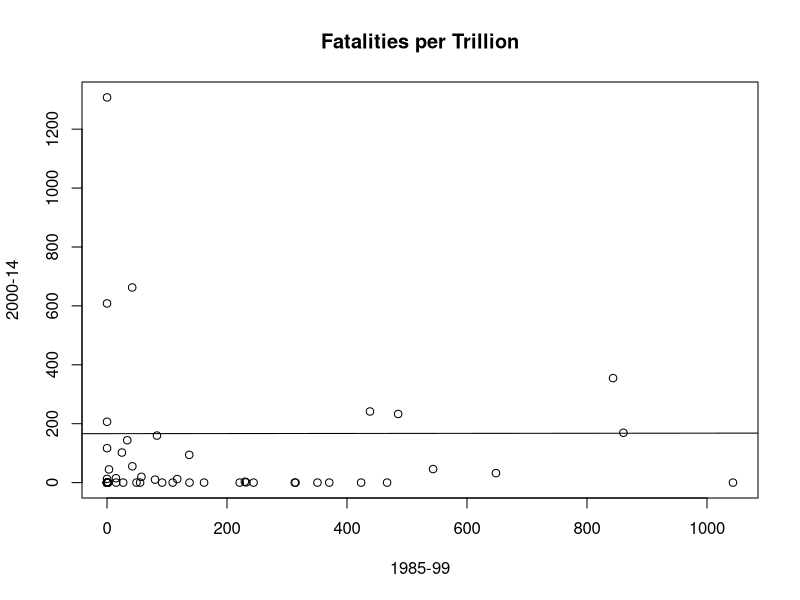
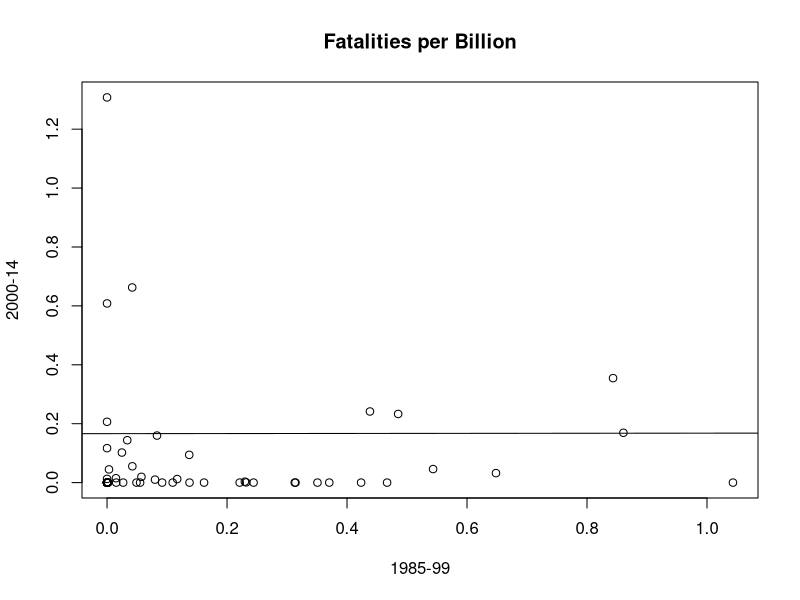

The R script that drew these images, in order:
# Load in the dataset from csv file
# NOTE: Make sure to replace the path variable with your own path to the file
library(readr)
airline_safety <- read_csv("airline-safety.csv")
View(airline_safety)

# Get number of ASK based on trillions like in study - "supposedly"
airline_safety$ASKperTrillion = airline_safety[, "avail_seat_km_per_week"]*52*15/1000000000000
View(airline_safety)

#Get number of ASK based on billions to compare charts
airline_safety$ASKperBillion = airline_safety[, "avail_seat_km_per_week"]*52*15/1000000000
View(airline_safety)

# add columns to dataset for 85 to 99 (per trillion and per billion)
airline_safety$Fatalities_85_99_trillion = airline_safety$fatalities_85_99 / airline_safety$ASKperTrillion
airline_safety$Fatalities_85_99_billion = airline_safety$fatalities_85_99 / airline_safety$ASKperBillion

# add columns to dataset for 00 to 14 (per trillion and per billion)
airline_safety$Fatalities_00_14_trillion = airline_safety$fatalities_00_14 / airline_safety$ASKperTrillion
airline_safety$Fatalities_00_14_billion = airline_safety$fatalities_00_14 / airline_safety$ASKperBillion
View(airline_safety)

# Make the plot for 'per trillion'
# the data for the columns needed is originally stored as a list 
# must be converted to numeric vector to be used in plot function
tril_85_99 = as.numeric(as.character(unlist(airline_safety$Fatalities_85_99_trillion)))
tril_00_14 = as.numeric(as.character(unlist(airline_safety$Fatalities_00_14_trillion)))
plot(tril_85_99, tril_00_14, xlab="1985-99", ylab="2000-14", main = "Fatalities per Trillion")
abline(lm(tril_85_99 ~ tril_00_14))

# Make the plot for 'per billion'
# the data for the columns needed is originally stored as a list 
# must be converted to numeric vector to be used in plot function
bil_85_99 = as.numeric(as.character(unlist(airline_safety$Fatalities_85_99_billion)))
bil_00_14 = as.numeric(as.character(unlist(airline_safety$Fatalities_00_14_billion)))
plot(bil_85_99, bil_00_14, xlab="1985-99", ylab="2000-14", main = "Fatalities per Billion")
abline(lm(bil_85_99 ~ bil_00_14))

# NOTES SO FAR ON GRAPHS ABOVE VS STUDY
# RESOLVED:
# Per trillion does not yeild the same result axies as the study
# however, the graph points look the same pattern wise
# To attain the number of fatalities per trillion, I:
#     0) MULTIPLIED ASK PER WEEK BY 52 WEEKS AND 15 YEARS TO OBTAIN TOTAL ASK
#     1) Divided total ASK given in first column by a trillion
#     2) Divided the number of fatalites by the numbers calculated in 1

# The same steps were followed to attain per billion numbers

# Both scatterplots show no correlation between the two year groups
# This is consistent with the study performed

# As stated above, all graphs appear to have the points pattern
# The only difference appears to be the axes